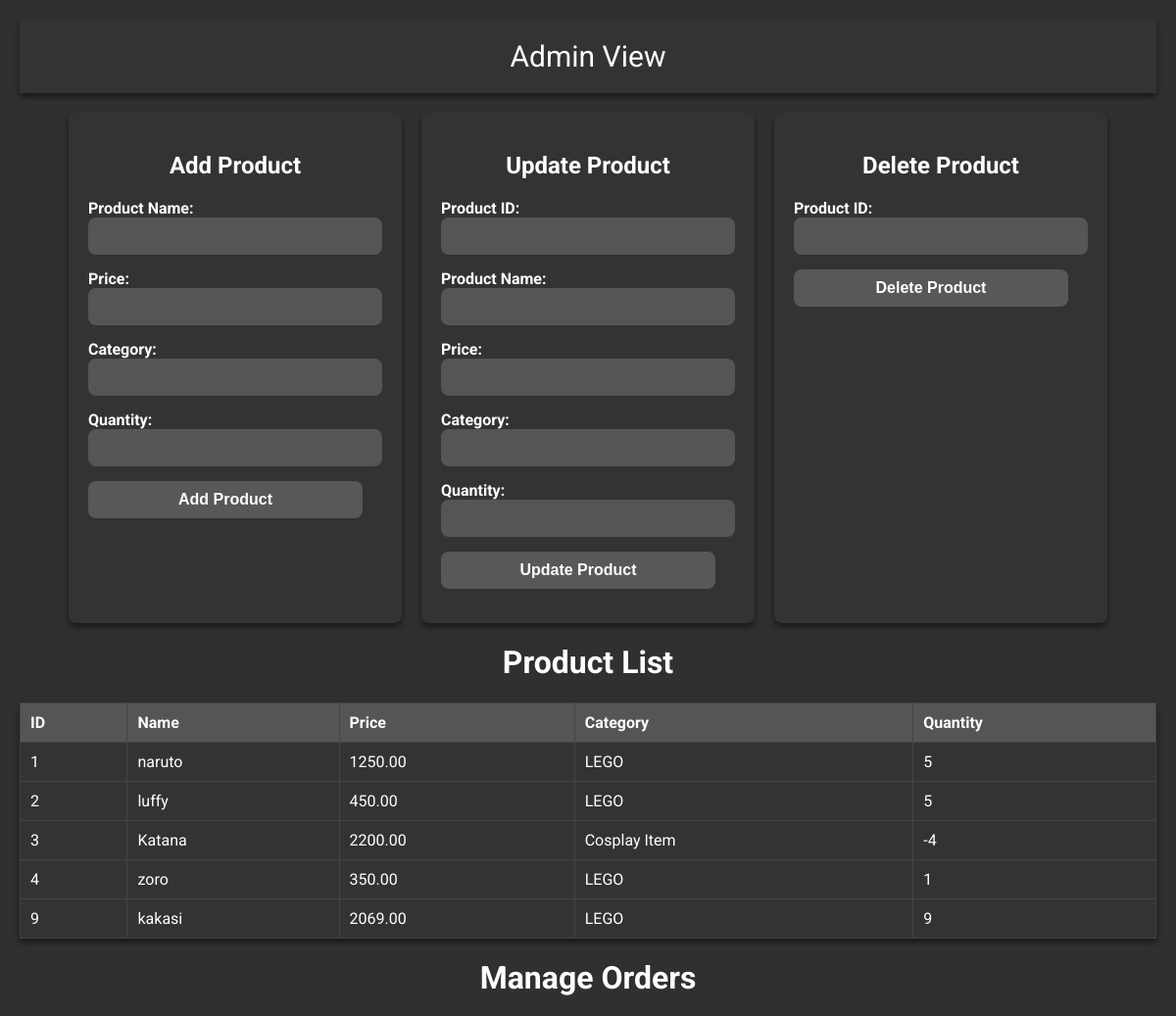
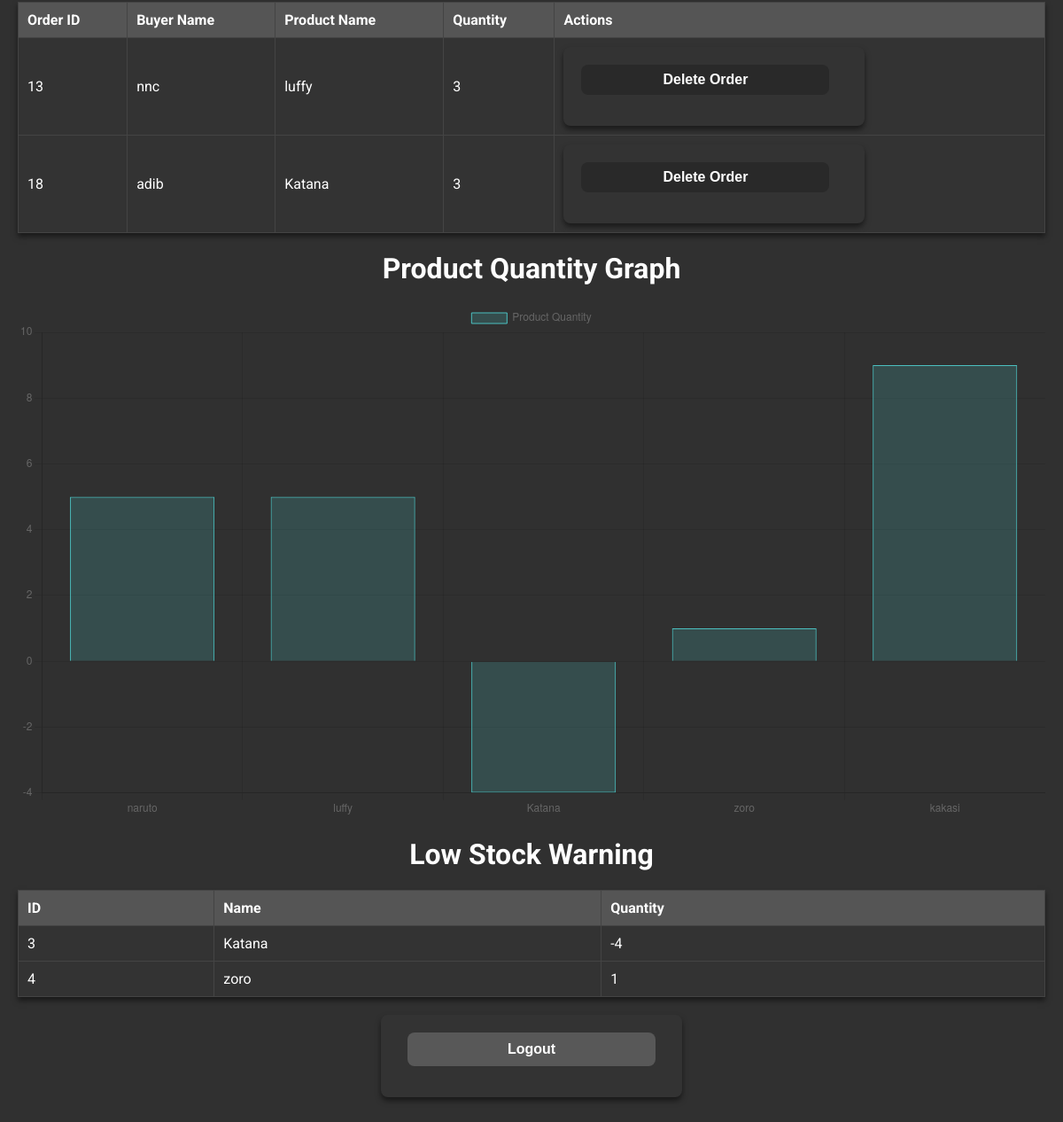
The app's page /product.php (signed in) with its own data (2 pictures, top to bottom).
### tables this page shows
CREATE TABLE `product` (
  `Product_ID` int(11) NOT NULL,
  `Name` varchar(100) NOT NULL,
  `Price` decimal(10,2) NOT NULL,
  `Category` varchar(50) DEFAULT NULL,
  `quantity` int(11) NOT NULL DEFAULT 0
);

CREATE TABLE `order` (
  `Order_ID` int(11) NOT NULL,
  `Buyer_ID` int(11) NOT NULL,
  `Order_Date` datetime NOT NULL DEFAULT current_timestamp()
);

CREATE TABLE `buyer` (
  `Buyer_ID` int(11) NOT NULL,
  `Username` varchar(50) NOT NULL,
  `Password` varchar(50) NOT NULL
);

CREATE TABLE `order_details` (
  `Order_ID` int(11) NOT NULL,
  `Product_ID` int(11) NOT NULL,
  `Quantity` int(11) NOT NULL,
  `Total_Price` decimal(10,2) NOT NULL
);

### product.php (the view, shortened to what this page needs)
<?php
require 'DBconnect.php';
?>
<!DOCTYPE html>
<html lang="en">
<head>
    <link rel="stylesheet" href="css/admin_styles.css">
</head>
<body>
    <header>Admin View</header>
    <div class="container">
        <form method="POST" action="product.php">
            <h2>Add Product</h2>
            <label>Product Name:</label>
            <input type="text" name="product_name" required>
            <label>Price:</label>
            <input type="number" step="0.01" name="product_price" required>
            <label>Category:</label>
            <input type="text" name="product_category" required>
            <label>Quantity:</label>
            <input type="number" name="product_quantity" required>
            <button type="submit" name="add_product">Add Product</button>
        </form>
        <form method="POST" action="product.php">
            <h2>Update Product</h2>
            <label>Product ID:</label>
            <input type="number" name="product_id" required>
            <label>Product Name:</label>
            <input type="text" name="product_name" required>
            <label>Price:</label>
            <input type="number" step="0.01" name="product_price" required>
            <label>Category:</label>
            <input type="text" name="product_category" required>
            <label>Quantity:</label>
            <input type="number" name="product_quantity" required>
            <button type="submit" name="update_product">Update Product</button>
        </form>
        <form method="POST" action="product.php">
            <h2>Delete Product</h2>
            <label>Product ID:</label>
            <input type="number" name="product_id" required>
            <button type="submit" name="delete_product">Delete Product</button>
        </form>
    </div>
    <h1>Product List</h1>
    <?php
    $result = $conn->query("SELECT product_id, name, price, category, quantity FROM product");
    if ($result && $result->num_rows > 0) {
        echo "<table border='1'>
                <tr>
                    <th>ID</th>
                    <th>Name</th>
                    <th>Price</th>
                    <th>Category</th>
                    <th>Quantity</th>
                </tr>";
        while ($row = $result->fetch_assoc()) {
            echo "<tr>
                    <td>" . htmlspecialchars($row['product_id']) . "</td>
                    <td>" . htmlspecialchars($row['name']) . "</td>
                    <td>" . htmlspecialchars($row['price']) . "</td>
                    <td>" . htmlspecialchars($row['category']) . "</td>
                    <td>" . htmlspecialchars($row['quantity']) . "</td>
                  </tr>";
        }
        echo "</table>";
    } else {
        echo "No products found.";
    }
    ?>
    <h1>Manage Orders</h1>
    <?php
    $result = $conn->query("SELECT o.order_id, o.buyer_id, b.username AS buyer_name, p.name AS product_name, od.quantity AS product_quantity FROM `order` o JOIN buyer b ON o.buyer_id = b.buyer_id JOIN order_details od ON o.order_id = od.order_id JOIN product p ON od.product_id = p.product_id");
    if ($result && $result->num_rows > 0) {
        echo "<table>
                    <tr>
                        <th>Order ID</th>
                        <th>Buyer Name</th>
                        <th>Product Name</th>
                        <th>Quantity</th>
                        <th>Actions</th>
                    </tr>
                <tbody>";
        while ($row = $result->fetch_assoc()) {
            echo "<tr>
                    <td>" . htmlspecialchars($row['order_id']) . "</td>
                    <td>" . htmlspecialchars($row['buyer_name']) . "</td>
                    <td>" . htmlspecialchars($row['product_name']) . "</td>
                    <td>" . htmlspecialchars($row['product_quantity']) . "</td>
                    <td>
                        <form method='POST' action='product.php' style='display: inline-block;'>
                            <input type='hidden' name='order_id' value='" . htmlspecialchars($row['order_id']) . "'>
                            <button type='submit' name='delete_order'>Delete Order</button>
                        </form>
                    </td>
                </tr>";
        }
        echo "</tbody>
            </table>";
    } else {
        echo "<p>No orders found.</p>";
    }
    ?>
<h1>Product Quantity Graph</h1>
<canvas id="productQuantityChart" width="100" height="50"></canvas>
<script>
    const ctx = document.getElementById('productQuantityChart').getContext('2d');
    const productData = <?php
        $result = $conn->query("SELECT name, quantity FROM product");
        $productNames = [];
        $productQuantities = [];
        while ($row = $result->fetch_assoc()) {
            $productNames[] = $row['name'];
            $productQuantities[] = $row['quantity'];
        }
        echo json_encode(['names' => $productNames, 'quantities' => $productQuantities]);
    ?>;
    const productQuantityChart = new Chart(ctx, {
        type: 'bar',
        data: {
            labels: productData.names,
            datasets: [{
                label: 'Product Quantity',
                data: productData.quantities,
                backgroundColor: 'rgba(75, 192, 192, 0.2)',
                borderColor: 'rgba(75, 192, 192, 1)',
                borderWidth: 1
            }]
        },
        options: {
            scales: {
                y: {
                    beginAtZero: true
                }
            }
        }
    });
</script>
<h1>Low Stock Warning</h1>
<?php
$result = $conn->query("SELECT product_id, name, quantity FROM product WHERE quantity <= 1");
if ($result && $result->num_rows > 0) {
    echo "<table border='1'>
            <tr>
                <th>ID</th>
                <th>Name</th>
                <th>Quantity</th>
            </tr>";
    while ($row = $result->fetch_assoc()) {
        echo "<tr>
                <td>" . htmlspecialchars($row['product_id']) . "</td>
                <td>" . htmlspecialchars($row['name']) . "</td>
                <td>" . htmlspecialchars($row['quantity']) . "</td>
              </tr>";
    }
    echo "</table>";
} else {
    echo "No products with low stock.";
    echo "No products with low stock.";
}
?>
<div style="text-align: center; margin: 10px;">
    <form method="post" action="logout.php" style="display: inline-block;">
        <button type="submit" style="cursor: pointer;">Logout</button>
    </form>
</div>
</body>
</html>

### css/admin_styles.css (style rules this page uses)
body { font-family: 'Roboto', sans-serif; background-color: #303030; color: #ffffff; margin: 0; padding: 20px; }
header { background-color: #333333; padding: 20px; text-align: center; font-size: 30px; box-shadow: 0 4px 6px rgba(0, 0, 0, 0.5); }
h1 { color: #ffffff; text-align: center; }
h2 { color: white; text-align: center ; }
.container { display: flex; flex-wrap: wrap; justify-content: center; gap: 20px; margin: 20px auto; }
form { background-color: #333333; padding: 20px; border-radius: 8px; box-shadow: 0 4px 6px rgba(0, 0, 0, 0.5); width: 300px; display: center; flex-direction: column; }
form label { margin-bottom: 10px; font-weight: bold; }
form input, form button { width: calc(100% - 20px); padding: 10px; margin-bottom: 15px; border-radius: 8px; border: none; font-size: 16px; }
form input { background-color: #555555; color: #ffffff; }
form button { background-color: #585858; color: #ffffff; font-weight: bold; cursor: pointer; transition: background-color 0.3s; }
table { width: 100%; border-collapse: collapse; margin: 20px auto; background-color: #333333; box-shadow: 0 4px 6px rgba(0, 0, 0, 0.5); }
table th, table td { border: 1px solid #444444; padding: 10px; text-align: left; }
table th { background-color: #555555; }
table button { padding: 0.5rem 1rem; border: none; border-radius: 8px; background-color: #292929; color: white; cursor: pointer; transition: background-color 0.3s ease; }

### records on screen
product: Product_ID "1", Name "naruto", Price "1250.00", Category "LEGO", quantity "5"
product: Product_ID "2", Name "luffy", Price "450.00", Category "LEGO", quantity "5"
product: Product_ID "3", Name "Katana", Price "2200.00", Category "Cosplay Item", quantity "-4"
product: Product_ID "4", Name "zoro", Price "350.00", Category "LEGO", quantity "1"
product: Product_ID "9", Name "kakasi", Price "2069.00", Category "LEGO", quantity "9"
order: Order_ID "13", Buyer_ID.Username "nnc", product.Name "luffy", order_details.Quantity "3"
order: Order_ID "18", Buyer_ID.Username "adib", product.Name "Katana", order_details.Quantity "3"
